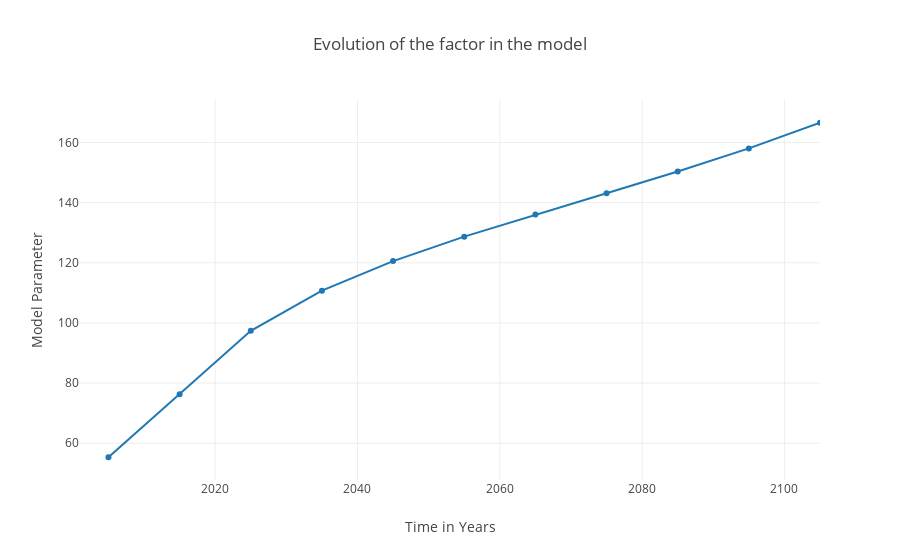

This figure's notebook cell:
### Code cell
plot_attr(model.Q)

### Figure 1 — Plotly figure (JSON) as saved in the notebook; plotly's stock layout.template omitted (floating-point values rounded to 4 significant figures)
{"data": [{"type": "scatter", "x": ["2005-01-01T00:00:00", "2015-01-01T00:00:00", "2025-01-01T00:00:00", "2035-01-01T00:00:00", "2045-01-01T00:00:00", "2055-01-01T00:00:00", "2065-01-01T00:00:00", "2075-01-01T00:00:00", "2085-01-01T00:00:00", "2095-01-01T00:00:00", "2105-01-01T00:00:00"], "y": [55.34, 76.28, 97.38, 110.7, 120.6, 128.7, 136.0, 143.1, 150.3, 158.0, 166.6]}], "layout": {"title": {"text": "Evolution of the factor in the model"}, "xaxis": {"range": ["2001-01-01T00:00:00", "2105-01-01T00:00:00"], "title": {"text": "Time in Years"}}, "yaxis": {"title": {"text": "Model Parameter"}}}}
